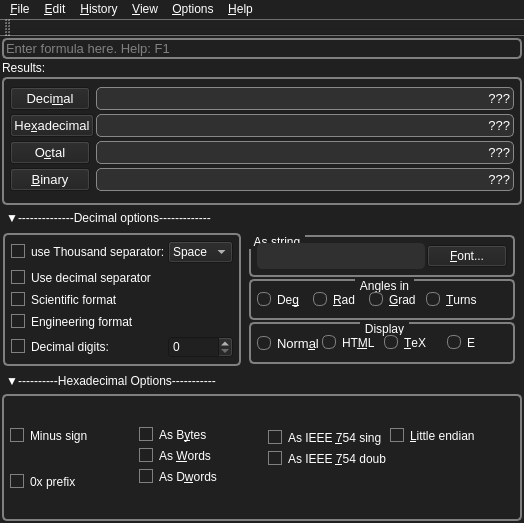
<?xml version="1.0" encoding="UTF-8"?>
<ui version="4.0">
 <class>FalconCalcQtClass</class>
 <widget class="QMainWindow" name="FalconCalcQtClass">
  <property name="geometry">
   <rect>
    <x>0</x>
    <y>0</y>
    <width>524</width>
    <height>523</height>
   </rect>
  </property>
  <property name="sizePolicy">
   <sizepolicy hsizetype="Fixed" vsizetype="Fixed">
    <horstretch>0</horstretch>
    <verstretch>0</verstretch>
   </sizepolicy>
  </property>
  <property name="font">
   <font>
    <family>Tahoma</family>
    <pointsize>10</pointsize>
   </font>
  </property>
  <property name="windowTitle">
   <string>FalconCalcQt</string>
  </property>
  <property name="windowIcon">
   <iconset resource="FalconCalcQt.qrc">
    <normaloff>:/FalconCalcQt/Resources/program.ico</normaloff>:/FalconCalcQt/Resources/program.ico</iconset>
  </property>
  <property name="styleSheet">
   <string notr="true">QWidget  {
	color:white;
	background-color:#202020;
}

 QGroupBox {
/*     background-color: qlineargradient(x1: 0, y1: 0, x2: 0, y2: 1,
                                       stop: 0 #202020, stop: 1 #2a2a2a);*/
     background-color: #202020;
     border: 2px solid #808080;
     border-radius: 5px;
     margin-top: 1.3ex; /* leave space at the top for the title */
	 padding: 4px;
 }

 QGroupBox::title {
     subcontrol-origin: margin;
     subcontrol-position: top;
	 margin-top:-1ex;
     padding: 0 3px;
 }

QGroupBox#gbTextOptions::title 
{ 
	subcontrol-position:top left;
}

QFrame {
	border: 1px solid #888888;
	border-radius:5px;
}

QLineEdit {
	border: 2px solid gray;
	border-radius:5px;
	color:#e0e0e0;
}

QLabel {
	border-radius:5px;
}

QCheckBox::indicator, QRadioButton::indicator {
   border: 1px solid #808080;
}

QRadioButton::indicator {
   border-radius: 6px;
}

QCheckBox::indicator::checked {
	image: url(:/resources/blue_checked.png);
}

#lblChars {
	border:none;
;}

#lblDec,#lblHex,#lblOct,#lblBin,#lblChars {
	background-color:#303030
}</string>
  </property>
  <widget class="QWidget" name="centralWidget">
   <layout class="QGridLayout" name="gridLayout_3">
    <item row="1" column="0">
     <widget class="QLabel" name="lblResults">
      <property name="sizePolicy">
       <sizepolicy hsizetype="Preferred" vsizetype="Fixed">
        <horstretch>0</horstretch>
        <verstretch>0</verstretch>
       </sizepolicy>
      </property>
      <property name="styleSheet">
       <string notr="true">border:0;margin:0</string>
      </property>
      <property name="text">
       <string>Results:</string>
      </property>
     </widget>
    </item>
    <item row="3" column="0">
     <widget class="QPushButton" name="btnOpenCloseDecOptions">
      <property name="sizePolicy">
       <sizepolicy hsizetype="Fixed" vsizetype="Fixed">
        <horstretch>0</horstretch>
        <verstretch>0</verstretch>
       </sizepolicy>
      </property>
      <property name="text">
       <string>▼--------------Decimal options-------------</string>
      </property>
      <property name="flat">
       <bool>true</bool>
      </property>
     </widget>
    </item>
    <item row="3" column="1">
     <spacer name="horizontalSpacer_2">
      <property name="orientation">
       <enum>Qt::Horizontal</enum>
      </property>
      <property name="sizeHint" stdset="0">
       <size>
        <width>236</width>
        <height>20</height>
       </size>
      </property>
     </spacer>
    </item>
    <item row="4" column="0" colspan="2">
     <widget class="QWidget" name="frmDecimal" native="true">
      <layout class="QHBoxLayout" name="horizontalLayout_4">
       <property name="spacing">
        <number>2</number>
       </property>
       <property name="leftMargin">
        <number>1</number>
       </property>
       <property name="topMargin">
        <number>2</number>
       </property>
       <property name="rightMargin">
        <number>1</number>
       </property>
       <property name="bottomMargin">
        <number>2</number>
       </property>
       <item>
        <widget class="QGroupBox" name="gbDecOptions">
         <layout class="QGridLayout" name="gridLayout">
          <property name="leftMargin">
           <number>2</number>
          </property>
          <property name="topMargin">
           <number>2</number>
          </property>
          <property name="rightMargin">
           <number>2</number>
          </property>
          <property name="bottomMargin">
           <number>2</number>
          </property>
          <property name="spacing">
           <number>2</number>
          </property>
          <item row="4" column="0">
           <widget class="QCheckBox" name="chkSci">
            <property name="text">
             <string>Scientific format</string>
            </property>
           </widget>
          </item>
          <item row="8" column="0">
           <widget class="QCheckBox" name="chkDecDigits">
            <property name="text">
             <string>Decimal digits:</string>
            </property>
           </widget>
          </item>
          <item row="0" column="0">
           <widget class="QCheckBox" name="chkSep">
            <property name="text">
             <string>use Thousand separator:</string>
            </property>
           </widget>
          </item>
          <item row="1" column="0" rowspan="3">
           <widget class="QCheckBox" name="chkDecDelim">
            <property name="text">
             <string>Use decimal separator</string>
            </property>
           </widget>
          </item>
          <item row="5" column="0" rowspan="3">
           <widget class="QCheckBox" name="chkEng">
            <property name="text">
             <string>Engineering format</string>
            </property>
           </widget>
          </item>
          <item row="0" column="1">
           <widget class="QComboBox" name="cbThousandSep">
            <property name="sizePolicy">
             <sizepolicy hsizetype="Fixed" vsizetype="Fixed">
              <horstretch>0</horstretch>
              <verstretch>0</verstretch>
             </sizepolicy>
            </property>
            <item>
             <property name="text">
              <string>Space</string>
             </property>
            </item>
            <item>
             <property name="text">
              <string>,</string>
             </property>
            </item>
            <item>
             <property name="text">
              <string>.</string>
             </property>
            </item>
           </widget>
          </item>
          <item row="8" column="1">
           <widget class="QSpinBox" name="spnDecDigits">
            <property name="sizePolicy">
             <sizepolicy hsizetype="Preferred" vsizetype="Fixed">
              <horstretch>0</horstretch>
              <verstretch>0</verstretch>
             </sizepolicy>
            </property>
           </widget>
          </item>
          <item row="2" column="1" rowspan="5">
           <spacer name="verticalSpacer">
            <property name="orientation">
             <enum>Qt::Vertical</enum>
            </property>
            <property name="sizeHint" stdset="0">
             <size>
              <width>61</width>
              <height>58</height>
             </size>
            </property>
           </spacer>
          </item>
         </layout>
        </widget>
       </item>
       <item>
        <widget class="QWidget" name="widget" native="true">
         <layout class="QVBoxLayout" name="verticalLayout">
          <property name="spacing">
           <number>2</number>
          </property>
          <property name="leftMargin">
           <number>6</number>
          </property>
          <property name="topMargin">
           <number>2</number>
          </property>
          <property name="rightMargin">
           <number>6</number>
          </property>
          <property name="bottomMargin">
           <number>2</number>
          </property>
          <item>
           <widget class="QGroupBox" name="gbTextOptions">
            <property name="styleSheet">
             <string notr="true"/>
            </property>
            <property name="title">
             <string>As string</string>
            </property>
            <layout class="QHBoxLayout" name="horizontalLayout">
             <property name="spacing">
              <number>2</number>
             </property>
             <property name="leftMargin">
              <number>2</number>
             </property>
             <property name="topMargin">
              <number>2</number>
             </property>
             <property name="rightMargin">
              <number>2</number>
             </property>
             <property name="bottomMargin">
              <number>2</number>
             </property>
             <item>
              <widget class="QLabel" name="lblChars">
               <property name="maximumSize">
                <size>
                 <width>180</width>
                 <height>16777215</height>
                </size>
               </property>
               <property name="frameShape">
                <enum>QFrame::NoFrame</enum>
               </property>
               <property name="text">
                <string/>
               </property>
              </widget>
             </item>
             <item>
              <widget class="QPushButton" name="btnStringFont">
               <property name="sizePolicy">
                <sizepolicy hsizetype="Fixed" vsizetype="Fixed">
                 <horstretch>0</horstretch>
                 <verstretch>0</verstretch>
                </sizepolicy>
               </property>
               <property name="text">
                <string>&amp;Font...</string>
               </property>
              </widget>
             </item>
            </layout>
           </widget>
          </item>
          <item>
           <widget class="QGroupBox" name="gbAngleUnit">
            <property name="title">
             <string>Angles in</string>
            </property>
            <layout class="QHBoxLayout" name="horizontalLayout_3" stretch="10,10,10,15">
             <property name="spacing">
              <number>2</number>
             </property>
             <property name="leftMargin">
              <number>2</number>
             </property>
             <property name="topMargin">
              <number>2</number>
             </property>
             <property name="rightMargin">
              <number>2</number>
             </property>
             <property name="bottomMargin">
              <number>2</number>
             </property>
             <item>
              <widget class="QRadioButton" name="rbDeg">
               <property name="text">
                <string>De&amp;g</string>
               </property>
               <property name="checked">
                <bool>true</bool>
               </property>
              </widget>
             </item>
             <item>
              <widget class="QRadioButton" name="rbRad">
               <property name="text">
                <string>&amp;Rad</string>
               </property>
              </widget>
             </item>
             <item>
              <widget class="QRadioButton" name="rbGrad">
               <property name="text">
                <string>&amp;Grad</string>
               </property>
              </widget>
             </item>
             <item>
              <widget class="QRadioButton" name="rbTurns">
               <property name="text">
                <string>&amp;Turns</string>
               </property>
              </widget>
             </item>
            </layout>
           </widget>
          </item>
          <item>
           <widget class="QGroupBox" name="gbDisplayFormat">
            <property name="title">
             <string>Display</string>
            </property>
            <property name="flat">
             <bool>true</bool>
            </property>
            <layout class="QHBoxLayout" name="horizontalLayout_2">
             <property name="leftMargin">
              <number>2</number>
             </property>
             <property name="topMargin">
              <number>2</number>
             </property>
             <property name="rightMargin">
              <number>2</number>
             </property>
             <property name="bottomMargin">
              <number>2</number>
             </property>
             <item>
              <widget class="QRadioButton" name="rbNormal">
               <property name="font">
                <font>
                 <family>Tahoma</family>
                 <pointsize>10</pointsize>
                </font>
               </property>
               <property name="text">
                <string>Norm&amp;al</string>
               </property>
               <property name="checked">
                <bool>true</bool>
               </property>
              </widget>
             </item>
             <item>
              <widget class="QRadioButton" name="rbHtml">
               <property name="text">
                <string>HT&amp;ML</string>
               </property>
              </widget>
             </item>
             <item>
              <widget class="QRadioButton" name="rbTex">
               <property name="text">
                <string>&amp;TeX</string>
               </property>
              </widget>
             </item>
             <item>
              <widget class="QRadioButton" name="rbNone">
               <property name="text">
                <string>E</string>
               </property>
              </widget>
             </item>
            </layout>
           </widget>
          </item>
         </layout>
         <zorder>gbAngleUnit</zorder>
         <zorder>gbTextOptions</zorder>
         <zorder>gbDisplayFormat</zorder>
        </widget>
       </item>
      </layout>
     </widget>
    </item>
    <item row="5" column="0">
     <widget class="QPushButton" name="btnOpenCloseHexOptions">
      <property name="sizePolicy">
       <sizepolicy hsizetype="Fixed" vsizetype="Fixed">
        <horstretch>0</horstretch>
        <verstretch>0</verstretch>
       </sizepolicy>
      </property>
      <property name="text">
       <string>▼----------Hexadecimal Options-----------</string>
      </property>
      <property name="flat">
       <bool>true</bool>
      </property>
     </widget>
    </item>
    <item row="5" column="1">
     <spacer name="horizontalSpacer">
      <property name="orientation">
       <enum>Qt::Horizontal</enum>
      </property>
      <property name="sizeHint" stdset="0">
       <size>
        <width>236</width>
        <height>20</height>
       </size>
      </property>
     </spacer>
    </item>
    <item row="6" column="0" colspan="2">
     <widget class="QGroupBox" name="gbHexOptions">
      <property name="title">
       <string/>
      </property>
      <layout class="QGridLayout" name="gridLayout_4">
       <property name="leftMargin">
        <number>2</number>
       </property>
       <property name="topMargin">
        <number>2</number>
       </property>
       <property name="rightMargin">
        <number>2</number>
       </property>
       <property name="bottomMargin">
        <number>2</number>
       </property>
       <property name="horizontalSpacing">
        <number>2</number>
       </property>
       <item row="0" column="0">
        <widget class="QCheckBox" name="chkMinus">
         <property name="text">
          <string>Minus sign</string>
         </property>
        </widget>
       </item>
       <item row="0" column="1" rowspan="2">
        <widget class="QWidget" name="widget_2" native="true">
         <property name="styleSheet">
          <string notr="true"/>
         </property>
         <layout class="QVBoxLayout" name="verticalLayout_2">
          <property name="leftMargin">
           <number>2</number>
          </property>
          <property name="topMargin">
           <number>2</number>
          </property>
          <property name="rightMargin">
           <number>2</number>
          </property>
          <property name="bottomMargin">
           <number>2</number>
          </property>
          <item>
           <widget class="QCheckBox" name="chkBytes">
            <property name="text">
             <string>As B&amp;ytes</string>
            </property>
            <property name="autoExclusive">
             <bool>true</bool>
            </property>
           </widget>
          </item>
          <item>
           <widget class="QCheckBox" name="chkWords">
            <property name="text">
             <string>As &amp;Words</string>
            </property>
            <property name="autoExclusive">
             <bool>true</bool>
            </property>
           </widget>
          </item>
          <item>
           <widget class="QCheckBox" name="chkDWords">
            <property name="text">
             <string>As D&amp;words</string>
            </property>
            <property name="autoExclusive">
             <bool>true</bool>
            </property>
           </widget>
          </item>
         </layout>
        </widget>
       </item>
       <item row="0" column="2" rowspan="2">
        <widget class="QWidget" name="widget_3" native="true">
         <property name="styleSheet">
          <string notr="true"/>
         </property>
         <widget class="QCheckBox" name="chkIEEEDouble">
          <property name="geometry">
           <rect>
            <x>5</x>
            <y>28</y>
            <width>118</width>
            <height>19</height>
           </rect>
          </property>
          <property name="text">
           <string>As IEEE &amp;754 double</string>
          </property>
          <property name="autoExclusive">
           <bool>true</bool>
          </property>
         </widget>
         <widget class="QCheckBox" name="chkIEEESingle">
          <property name="geometry">
           <rect>
            <x>5</x>
            <y>7</y>
            <width>113</width>
            <height>19</height>
           </rect>
          </property>
          <property name="text">
           <string>As IEEE &amp;754 single</string>
          </property>
          <property name="autoExclusive">
           <bool>true</bool>
          </property>
         </widget>
        </widget>
       </item>
       <item row="0" column="3">
        <widget class="QCheckBox" name="chkLittleEndian">
         <property name="text">
          <string>&amp;Little endian</string>
         </property>
        </widget>
       </item>
       <item row="1" column="0">
        <widget class="QCheckBox" name="chkHexPrefix">
         <property name="text">
          <string>0x prefix</string>
         </property>
         <property name="checked">
          <bool>true</bool>
         </property>
        </widget>
       </item>
      </layout>
     </widget>
    </item>
    <item row="0" column="0" colspan="2">
     <widget class="QLineEdit" name="edtInfix">
      <property name="font">
       <font>
        <pointsize>10</pointsize>
       </font>
      </property>
      <property name="placeholderText">
       <string>Enter formula here. Help: F1</string>
      </property>
      <property name="clearButtonEnabled">
       <bool>true</bool>
      </property>
     </widget>
    </item>
    <item row="2" column="0" colspan="2">
     <widget class="QGroupBox" name="grpResults">
      <property name="font">
       <font>
        <pointsize>10</pointsize>
       </font>
      </property>
      <property name="title">
       <string/>
      </property>
      <layout class="QGridLayout" name="gridLayout_2">
       <property name="verticalSpacing">
        <number>2</number>
       </property>
       <item row="0" column="0">
        <widget class="QPushButton" name="btnDecimal">
         <property name="sizePolicy">
          <sizepolicy hsizetype="Fixed" vsizetype="Fixed">
           <horstretch>0</horstretch>
           <verstretch>0</verstretch>
          </sizepolicy>
         </property>
         <property name="font">
          <font>
           <family>Tahoma</family>
           <pointsize>10</pointsize>
          </font>
         </property>
         <property name="text">
          <string>Deci&amp;mal</string>
         </property>
         <property name="flat">
          <bool>false</bool>
         </property>
        </widget>
       </item>
       <item row="0" column="1">
        <widget class="QLabel" name="lblDec">
         <property name="font">
          <font>
           <pointsize>10</pointsize>
          </font>
         </property>
         <property name="frameShape">
          <enum>QFrame::StyledPanel</enum>
         </property>
         <property name="frameShadow">
          <enum>QFrame::Sunken</enum>
         </property>
         <property name="lineWidth">
          <number>6</number>
         </property>
         <property name="text">
          <string>???</string>
         </property>
         <property name="alignment">
          <set>Qt::AlignRight|Qt::AlignTrailing|Qt::AlignVCenter</set>
         </property>
        </widget>
       </item>
       <item row="1" column="0">
        <widget class="QPushButton" name="btnHexaDecimal">
         <property name="sizePolicy">
          <sizepolicy hsizetype="Fixed" vsizetype="Fixed">
           <horstretch>0</horstretch>
           <verstretch>0</verstretch>
          </sizepolicy>
         </property>
         <property name="font">
          <font>
           <family>Tahoma</family>
           <pointsize>10</pointsize>
          </font>
         </property>
         <property name="text">
          <string>He&amp;xadecimal</string>
         </property>
         <property name="flat">
          <bool>false</bool>
         </property>
        </widget>
       </item>
       <item row="1" column="1">
        <widget class="QLabel" name="lblHex">
         <property name="font">
          <font>
           <pointsize>10</pointsize>
          </font>
         </property>
         <property name="frameShape">
          <enum>QFrame::StyledPanel</enum>
         </property>
         <property name="frameShadow">
          <enum>QFrame::Sunken</enum>
         </property>
         <property name="lineWidth">
          <number>6</number>
         </property>
         <property name="text">
          <string>???</string>
         </property>
         <property name="alignment">
          <set>Qt::AlignRight|Qt::AlignTrailing|Qt::AlignVCenter</set>
         </property>
        </widget>
       </item>
       <item row="2" column="0">
        <widget class="QPushButton" name="btnOctal">
         <property name="sizePolicy">
          <sizepolicy hsizetype="Fixed" vsizetype="Fixed">
           <horstretch>0</horstretch>
           <verstretch>0</verstretch>
          </sizepolicy>
         </property>
         <property name="font">
          <font>
           <family>Tahoma</family>
           <pointsize>10</pointsize>
          </font>
         </property>
         <property name="text">
          <string>O&amp;ctal</string>
         </property>
         <property name="flat">
          <bool>false</bool>
         </property>
        </widget>
       </item>
       <item row="2" column="1">
        <widget class="QLabel" name="lblOct">
         <property name="font">
          <font>
           <pointsize>10</pointsize>
          </font>
         </property>
         <property name="frameShape">
          <enum>QFrame::StyledPanel</enum>
         </property>
         <property name="frameShadow">
          <enum>QFrame::Sunken</enum>
         </property>
         <property name="lineWidth">
          <number>6</number>
         </property>
         <property name="text">
          <string>???</string>
         </property>
         <property name="alignment">
          <set>Qt::AlignRight|Qt::AlignTrailing|Qt::AlignVCenter</set>
         </property>
        </widget>
       </item>
       <item row="3" column="0">
        <widget class="QPushButton" name="btnBinary">
         <property name="sizePolicy">
          <sizepolicy hsizetype="Fixed" vsizetype="Fixed">
           <horstretch>0</horstretch>
           <verstretch>0</verstretch>
          </sizepolicy>
         </property>
         <property name="font">
          <font>
           <family>Tahoma</family>
           <pointsize>10</pointsize>
          </font>
         </property>
         <property name="text">
          <string>&amp;Binary</string>
         </property>
         <property name="flat">
          <bool>false</bool>
         </property>
        </widget>
       </item>
       <item row="3" column="1">
        <widget class="QLabel" name="lblBin">
         <property name="font">
          <font>
           <pointsize>10</pointsize>
          </font>
         </property>
         <property name="frameShape">
          <enum>QFrame::StyledPanel</enum>
         </property>
         <property name="frameShadow">
          <enum>QFrame::Sunken</enum>
         </property>
         <property name="lineWidth">
          <number>6</number>
         </property>
         <property name="text">
          <string>???</string>
         </property>
         <property name="alignment">
          <set>Qt::AlignRight|Qt::AlignTrailing|Qt::AlignVCenter</set>
         </property>
        </widget>
       </item>
      </layout>
     </widget>
    </item>
   </layout>
  </widget>
  <widget class="QMenuBar" name="menuBar">
   <property name="geometry">
    <rect>
     <x>0</x>
     <y>0</y>
     <width>524</width>
     <height>20</height>
    </rect>
   </property>
   <widget class="QMenu" name="mnuFile">
    <property name="title">
     <string>&amp;File</string>
    </property>
    <addaction name="actionExit"/>
   </widget>
   <widget class="QMenu" name="mnuEdit">
    <property name="title">
     <string>&amp;Edit</string>
    </property>
    <widget class="QMenu" name="mnuData">
     <property name="title">
      <string>&amp;Data...</string>
     </property>
     <addaction name="actionEditVars"/>
     <addaction name="actionEditFunc"/>
    </widget>
    <addaction name="actionCopy"/>
    <addaction name="actionPaste"/>
    <addaction name="actionPasteAfter"/>
    <addaction name="separator"/>
    <addaction name="mnuData"/>
    <addaction name="separator"/>
   </widget>
   <widget class="QMenu" name="mnuHistory">
    <property name="title">
     <string>&amp;History</string>
    </property>
    <addaction name="actionEditHist"/>
    <addaction name="actionHistOptions"/>
    <addaction name="separator"/>
    <addaction name="actionClearHistory"/>
   </widget>
   <widget class="QMenu" name="mnuOptions">
    <property name="title">
     <string>&amp;Options</string>
    </property>
    <widget class="QMenu" name="menuStyle">
     <property name="title">
      <string>S&amp;tyle</string>
     </property>
     <addaction name="actionLightMode"/>
     <addaction name="actionDarkMode"/>
     <addaction name="actionBlueMode"/>
    </widget>
    <addaction name="actionSetLocale"/>
    <addaction name="actionSelectFont"/>
    <addaction name="menuStyle"/>
   </widget>
   <widget class="QMenu" name="mnuHelp">
    <property name="title">
     <string>&amp;Help</string>
    </property>
    <addaction name="actionHelp"/>
    <addaction name="actionAbout"/>
   </widget>
   <widget class="QMenu" name="mnuView">
    <property name="title">
     <string>&amp;View</string>
    </property>
    <addaction name="actionHex"/>
    <addaction name="actionDec"/>
   </widget>
   <addaction name="mnuFile"/>
   <addaction name="mnuEdit"/>
   <addaction name="mnuHistory"/>
   <addaction name="mnuView"/>
   <addaction name="mnuOptions"/>
   <addaction name="mnuHelp"/>
  </widget>
  <widget class="QToolBar" name="mainToolBar">
   <attribute name="toolBarArea">
    <enum>TopToolBarArea</enum>
   </attribute>
   <attribute name="toolBarBreak">
    <bool>false</bool>
   </attribute>
  </widget>
  <action name="actionExit">
   <property name="text">
    <string>E&amp;xit</string>
   </property>
   <property name="shortcut">
    <string>Alt+X</string>
   </property>
  </action>
  <action name="actionCopy">
   <property name="text">
    <string>&amp;Copy expression</string>
   </property>
   <property name="shortcut">
    <string>Ctrl+C</string>
   </property>
  </action>
  <action name="actionPaste">
   <property name="text">
    <string>&amp;Paste expression</string>
   </property>
   <property name="shortcut">
    <string>Ctrl+V</string>
   </property>
  </action>
  <action name="actionPasteAfter">
   <property name="text">
    <string>&amp;Paste &amp;After expression</string>
   </property>
   <property name="shortcut">
    <string>Ctrl+Shift+V</string>
   </property>
  </action>
  <action name="actionEditHist">
   <property name="checkable">
    <bool>true</bool>
   </property>
   <property name="text">
    <string>Edit &amp;History...</string>
   </property>
   <property name="shortcut">
    <string>Alt+3</string>
   </property>
  </action>
  <action name="actionHistOptions">
   <property name="text">
    <string>History &amp;Options</string>
   </property>
  </action>
  <action name="actionClearHistory">
   <property name="text">
    <string>&amp;Clear history</string>
   </property>
  </action>
  <action name="actionSetLocale">
   <property name="text">
    <string>Set Locale ...</string>
   </property>
  </action>
  <action name="actionSelectFont">
   <property name="text">
    <string>Select Font for 'As String' Display</string>
   </property>
  </action>
  <action name="actionHelp">
   <property name="text">
    <string>&amp;General Help</string>
   </property>
   <property name="shortcut">
    <string>F1</string>
   </property>
  </action>
  <action name="actionAbout">
   <property name="text">
    <string>&amp;A&amp;bout</string>
   </property>
  </action>
  <action name="actionDec">
   <property name="text">
    <string>Show &amp;Decimal options</string>
   </property>
   <property name="shortcut">
    <string>Ctrl+D</string>
   </property>
  </action>
  <action name="actionHex">
   <property name="text">
    <string>Show &amp;Hexadecimal options</string>
   </property>
   <property name="shortcut">
    <string>Ctrl+H</string>
   </property>
  </action>
  <action name="actionCopyDecimal">
   <property name="text">
    <string>Copy &amp;Decimal</string>
   </property>
  </action>
  <action name="actionCopyHexadecimal">
   <property name="text">
    <string>Copy &amp;Hexadecimal</string>
   </property>
  </action>
  <action name="actionCopyOctal">
   <property name="text">
    <string>Copy &amp;Octal</string>
   </property>
  </action>
  <action name="actionCopyBinary">
   <property name="text">
    <string>Copy Binary</string>
   </property>
  </action>
  <action name="actionEditVars">
   <property name="text">
    <string>Edit user &amp;Variables</string>
   </property>
   <property name="shortcut">
    <string>Alt+1</string>
   </property>
  </action>
  <action name="actionEditFunc">
   <property name="text">
    <string>Edit user &amp;Functions</string>
   </property>
   <property name="shortcut">
    <string>Alt+2</string>
   </property>
  </action>
  <action name="actionLightMode">
   <property name="text">
    <string>&amp;Light</string>
   </property>
  </action>
  <action name="actionDarkMode">
   <property name="text">
    <string>&amp;Dark</string>
   </property>
  </action>
  <action name="actionBlueMode">
   <property name="text">
    <string>&amp;Blue</string>
   </property>
  </action>
 </widget>
 <layoutdefault spacing="2" margin="2"/>
 <resources>
  <include location="FalconCalcQt.qrc"/>
 </resources>
 <connections>
  <connection>
   <sender>actionExit</sender>
   <signal>triggered()</signal>
   <receiver>FalconCalcQtClass</receiver>
   <slot>close()</slot>
   <hints>
    <hint type="sourcelabel">
     <x>-1</x>
     <y>-1</y>
    </hint>
    <hint type="destinationlabel">
     <x>261</x>
     <y>292</y>
    </hint>
   </hints>
  </connection>
 </connections>
</ui>
